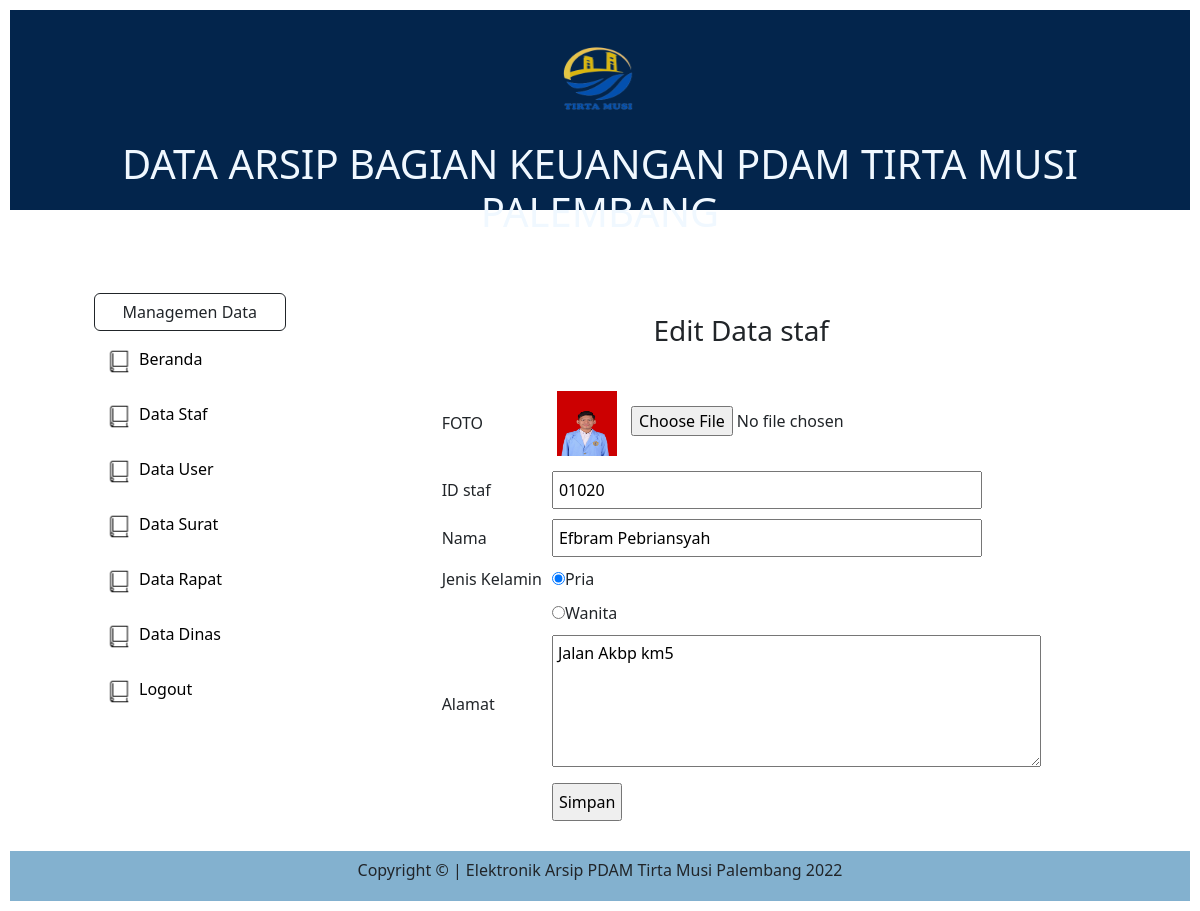
Screenshot of /index.php?p=staf-edit&id=01020 (signed in) with the database file from the repository.
### tables this page shows
CREATE TABLE `tbstaf` (
  `idstaf` varchar(5) NOT NULL,
  `nama` varchar(30) NOT NULL,
  `jeniskelamin` varchar(10) NOT NULL,
  `alamat` varchar(40) NOT NULL,
  `status` varchar(20) NOT NULL,
  `foto` varchar(50) NOT NULL
);

### pages/staf-edit.php (the view, shortened to what this page needs)
<?php
	$id_staf=$_GET['id'];
	$q_tampil_staf=mysqli_query($db,"SELECT * FROM tbstaf WHERE idstaf='$id_staf'");
	$r_tampil_staf=mysqli_fetch_array($q_tampil_staf);
	if(empty($r_tampil_staf['foto'])or($r_tampil_staf['foto']=='-'))
				$foto = "admin-no-photo.jpg";
			else
				$foto = $r_tampil_staf['foto'];
?>
<div id="label-page"><h3><center>Edit Data staf</h3></div>
<div id="content">
	<form action="proses/staf-edit-proses.php" method="post" enctype="multipart/form-data">
	<table id="tabel-input">
		<tr>
			<td class="label-formulir">FOTO</td>
			<td class="isian-formulir">
			<img src="images/<?php echo $foto; ?>" width=70px height=75px>
			<input type="file" name="foto" class="isian-formulir isian-formulir-border">
			</td>
		</tr>
		<tr>
			<td class="label-formulir">ID staf</td>
			<td class="isian-formulir"><input type="text" name="id_staf" size="40" value="<?php echo $r_tampil_staf['idstaf']; ?>" readonly="readonly" class="isian-formulir isian-formulir-border warna-formulir-disabled"></td>
		</tr>
		<tr>
			<td class="label-formulir">Nama</td>
			<td class="isian-formulir"><input type="text" name="nama" size="40" value="<?php echo $r_tampil_staf['nama']; ?>" class="isian-formulir isian-formulir-border"></td>
		</tr>
		<tr>
			<td class="label-formulir">Jenis Kelamin</td>
			<?php
			if($r_tampil_staf['jeniskelamin']=="Pria")
			{
				echo "<td class='isian-formulir'><input type='radio' name='jenis_kelamin' value='Pria' checked>Pria</label></td>
					</tr>
		<tr>
			<td class='label-formulir'></td>
			<td class='isian-formulir'><input type='radio' name='jenis_kelamin' value='Wanita'>Wanita</td>";
			}
			elseif($r_tampil_staf['jeniskelamin']=="Wanita")
			{
				echo "<td class='isian-formulir'><input type='radio' name='jenis_kelamin' value='Pria'>Pria</label></td>
					</tr>
		<tr>
			<td class='label-formulir'></td>
			<td class='isian-formulir'><input type='radio' name='jenis_kelamin' value='Wanita' checked>Wanita</td>";
			}
			?>
		<tr>
			<td class="label-formulir">Alamat</td>
			<td class="isian-formulir"><textarea rows="5" cols="50" name="alamat" class="isian-formulir isian-formulir-border"><?php echo $r_tampil_staf['alamat']; ?></textarea></td>
		</tr>
		<tr>
			<td class="label-formulir"></td>
			<td class="isian-formulir"><input type="submit" name="simpan" value="Simpan" id="tombol-simpan"></td>
		</tr>
	</table>
	</form>
</div>

### index.php (style rules this page uses)
* { margin:0px auto;padding:5px; }

### rows the page displays
tbstaf: foto (picture), id_staf "01020", nama "Efbram Pebriansyah", alamat "Jalan Akbp km5"
